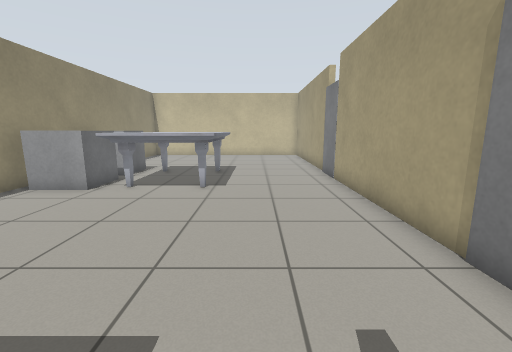
view 1 (above)

16 first-person views from a walk through a world built for the Gazebo simulator. The camera is 1 m above the floor, tilts 10° down and sees 90° across. The floor is counted in squares, 0.5 m on a side. Each view is taken from the middle of a square. On the plan, view 1 faces up. The plan holds only what a view shows up to about 16 squares ahead; the rest is blank. Simple shapes stand in for some stock models. Some surface patterns are stand-ins.

view 2
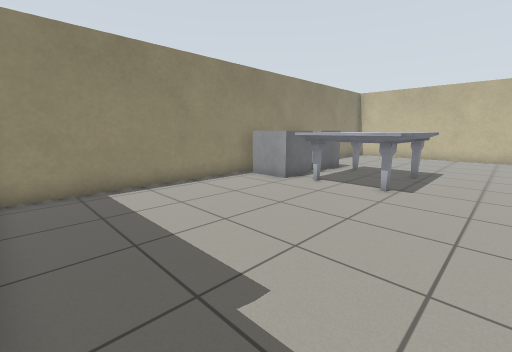

view 3
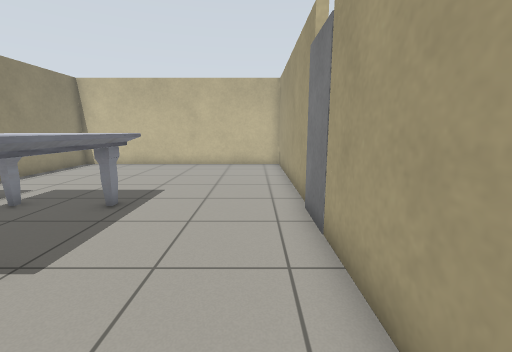

view 4
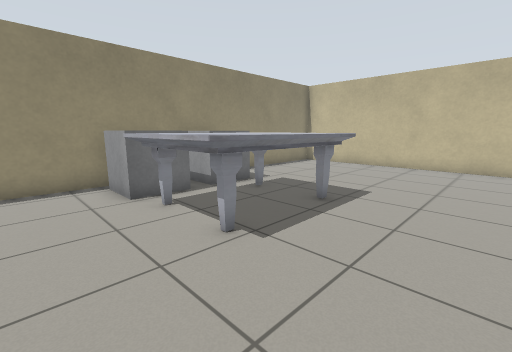

view 5
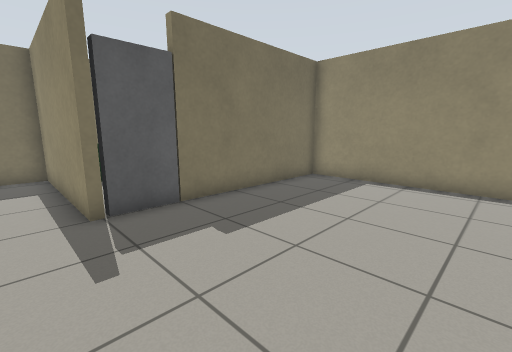

view 6
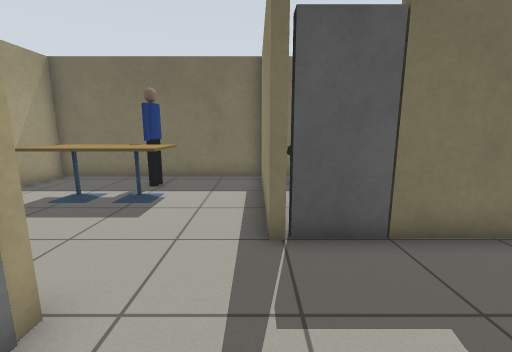

view 7
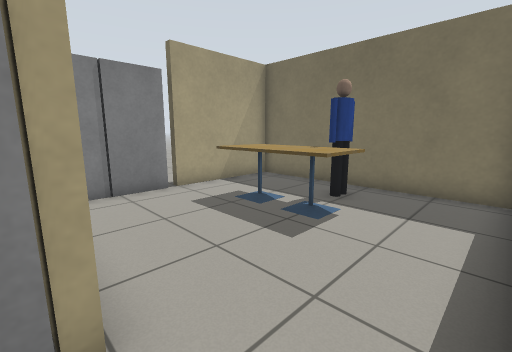

view 8
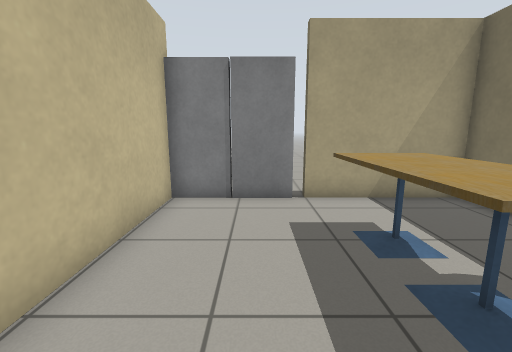

view 9
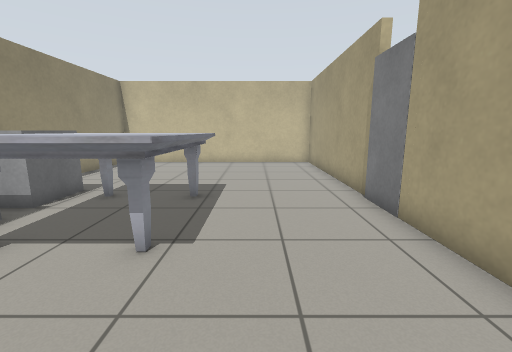

view 10
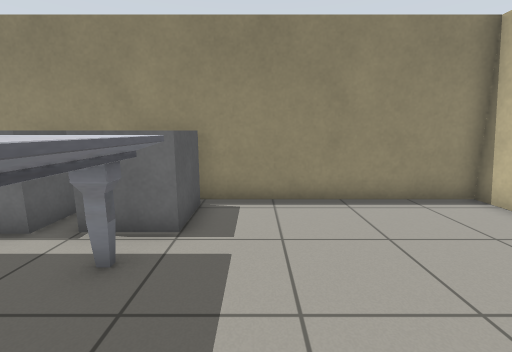

view 11
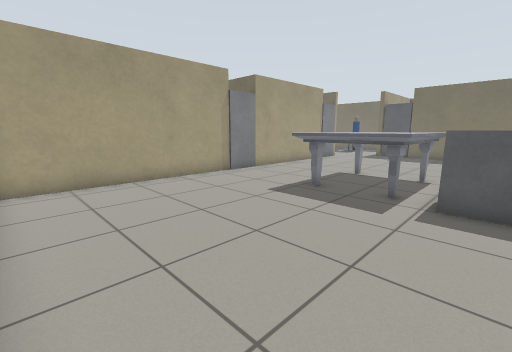

view 12
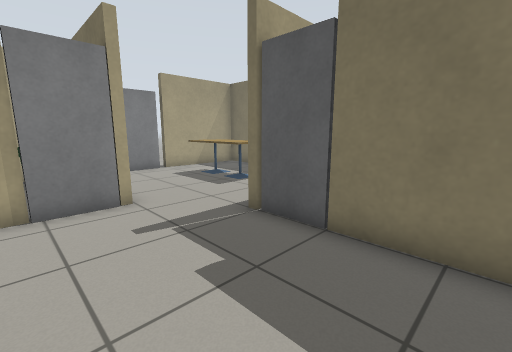

view 13
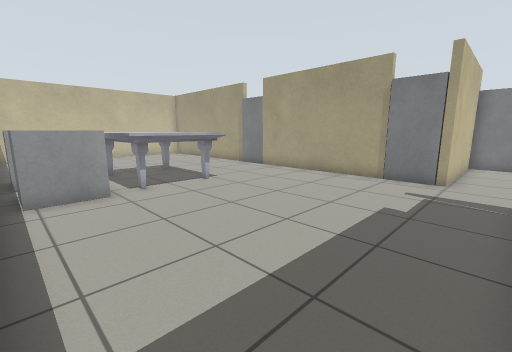

view 14
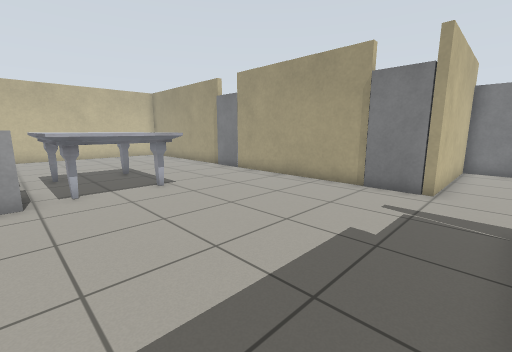

view 15
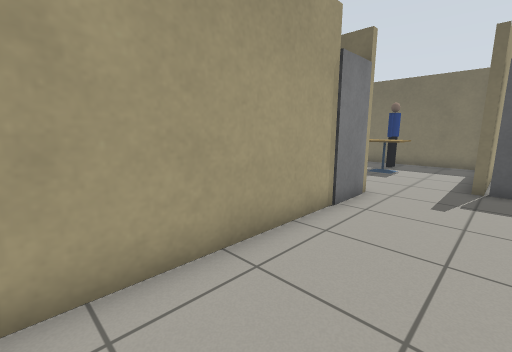

view 16
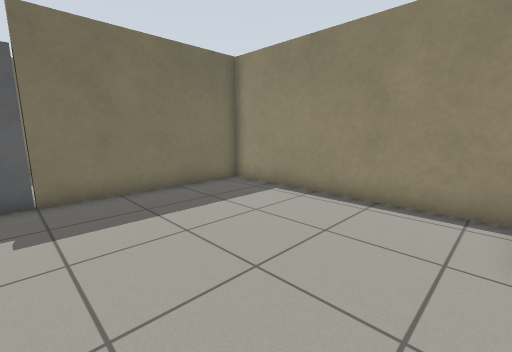

### Floor plan
Points are (right, up) in squares from view 1. A wall is a line through its corners. A room is listed if a view was taken in it or the views show most of it. See-through windows are left out.
Room 1 (views 1, 2, 3, 4, 5, 6, 7, 9, 10, 11, 12, 13, 14, 15, 16)
walls: (-8.3, 11.6) (-8.3, 10.4); (-8.3, 8.4) (-8.3, -0.6) (-1.5, -0.6); (3.3, 12.5) (3.3, 19.6); (3.3, 3.6) (3.3, 8.6); (3.5, 21.5) (-8.3, 21.5) (-8.3, 13.6); (0.5, -1.6) (0.5, -0.6) (0.8, -0.6)
ways out: opening at (2.5, 0.5) to room 2
objects: grey box (-8, 9) to (-6, 11); grey box (-8, 11) to (-6, 13); marble table (-5, 9) to (-2, 13); door leaf (-1, -1) to (0, -1)
Room 2 (view 8)
walls: (9.6, 1.6) (3.2, 1.6); (0.8, -0.6) (0.8, -7.2) (9.5, -7.2) (9.5, -2.4)
ways out: opening at (2.5, 0.5) to room 1
objects: cafe table (4, -4) to (5, -3); person (5, -6) to (5, -5); cafe table (6, -4) to (7, -3); door leaf (10, -2) to (10, -1); door leaf (10, 0) to (10, 1)

Positions as (right, up) in squares from view 1, and headings:
1: (0, 0), facing up
2: (1, 0), facing up-left
3: (2, 6), facing up
4: (2, 6), facing up-left
5: (2, 6), facing down-left
6: (1, 4), facing down
7: (1, 2), facing down-right
8: (2, -1), facing right
9: (0, 5), facing up
10: (-1, 15), facing left
11: (-7, 21), facing down-right
12: (-4, 4), facing down-right
13: (-8, 0), facing up-right
14: (-6, 0), facing up-right
15: (0, 10), facing down-right
16: (-1, 8), facing down-left
